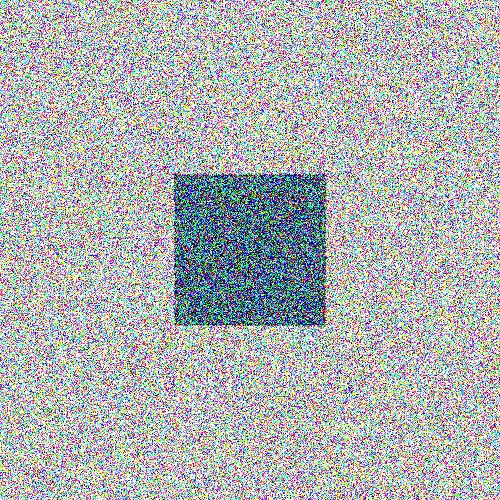
#> input picture img/Noisy.jpg, 500 x 500 px, given in place of img1.jpg, which was not available
$ python Ruido.py
#> lines starting #> are read from the running program, lines starting #| are printed output that depends on the picture; pictures that were not available may be replaced by others from this repository, and a replacement may not be noted
import numpy as np
import cv2

def add_gaussian_noise(image, snr_db):
    """
    Agrega ruido gaussiano a una imagen ajustando el SNR en decibelios.

    :param image: Imagen original
    :param snr_db: Relación señal/ruido en decibelios
    :return: Imagen con ruido gaussiano añadido
    """
#> called with snr_db = 1
    row, col, ch = image.shape
#> row = 500; col = 500; ch = 3
    image = image.astype(np.float32)

    # Calcular la potencia de la señal
    signal_power = np.mean(image ** 2)
#> signal_power = 35637

    # Calcular la potencia de ruido deseada en base al SNR
    snr_linear = 10 ** (snr_db / 10.0)
    noise_power = signal_power / snr_linear
#> noise_power = 28307.5

    # Calcular el ruido gaussiano
    noise = np.random.normal(0, np.sqrt(noise_power), (row, col, ch))
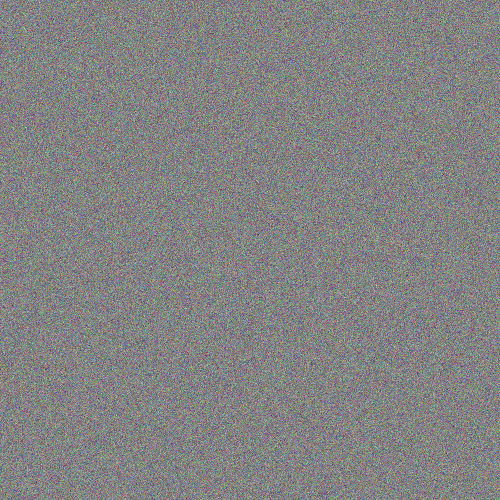
#> noise: shape (500, 500, 3) float64; mean of channels 0, 1, 2 0.5, 0.6, 0; drawn with min black and max white

    # Añadir el ruido a la imagen
    noisy_image = image + noise

    # Asegurar que los valores están en el rango adecuado y convertir de nuevo a uint8
    noisy_image = np.clip(noisy_image, 0, 255).astype(np.uint8)
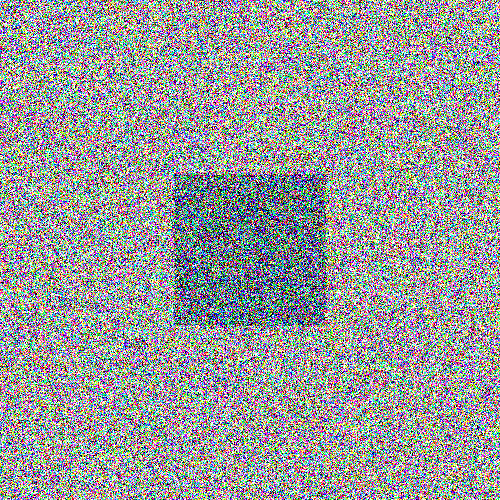
#> noisy_image: shape (500, 500, 3); mean B, G, R 154.2, 153.9, 151.6

    return noisy_image

for i in range(1, 6):
    noisy_img = add_gaussian_noise(cv2.imread(f'../img/img{i}.jpg'), i)
    cv2.imwrite(f'../img/Noisy{i}.jpg', noisy_img)
#> pass 2 of the loop `for i in range(1, 6):`:
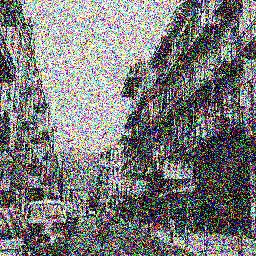
#> input picture img/Noisy1.jpg, 256 x 256 px, given in place of img2.jpg, which was not available
#> row = 256
#> image: shape (256, 256, 3) float32
#> signal_power = 21024
#> noise_power = 13265.3
#> in add_gaussian_noise (call 2), `noise = np.random.normal(0, np.sqrt(noise_power), (row, col, ch))`:
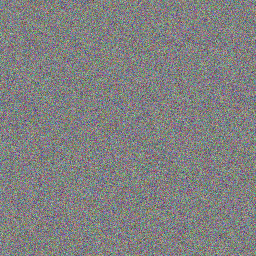
#> noise: shape (256, 256, 3) float64; mean of channels 0, 1, 2 -0.2, 0.1, 0; drawn with min black and max white
#> in add_gaussian_noise (call 2), `noisy_image = np.clip(noisy_image, 0, 255).astype(np.uint8)`:
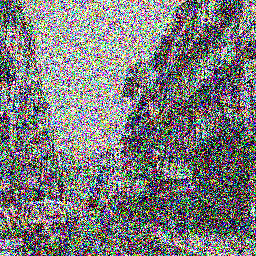
#> noisy_image: shape (256, 256, 3); mean B, G, R 123.3, 123.5, 123.6
#> (the run stopped early here; a loop or call above may not have finished)
